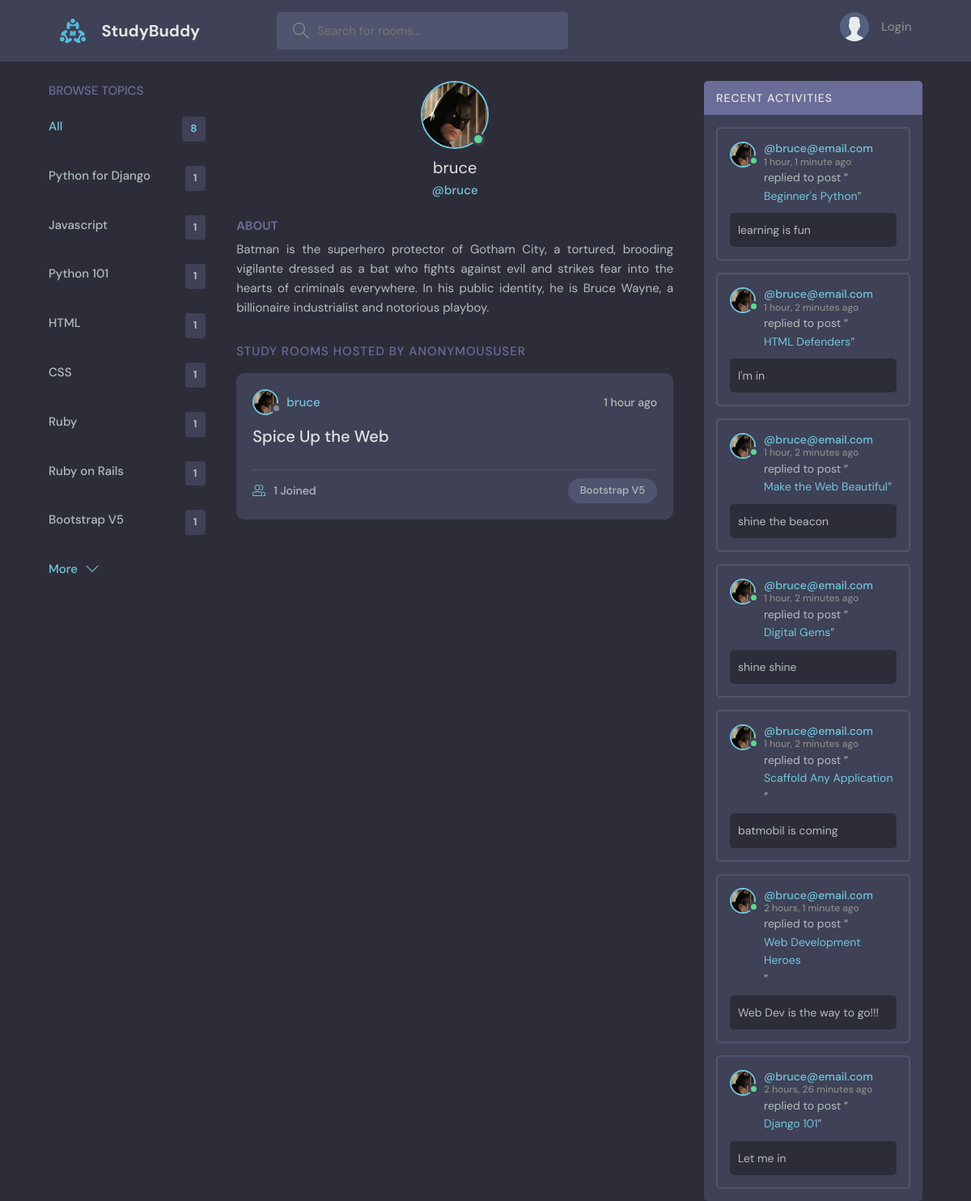
The app's page /profile/2/ with its own data.
### base/models.py (models this page shows, shortened)
class Topic(models.Model):
    name = models.CharField(max_length=200)

class User(AbstractUser):
    name=models.CharField(max_length=200, null=True)
    email=models.EmailField(unique=True, null=True)
    bio=models.TextField(null=True)
    avatar=models.ImageField(null=True, default="avatar.svg")
    USERNAME_FIELD = "email"
    REQUIRED_FIELDS = []

class Room(models.Model):
    host = models.ForeignKey(User, on_delete=models.SET_NULL, null=True)
    topic = models.ForeignKey(Topic, on_delete=models.SET_NULL, null=True)
    name = models.CharField(max_length=200)
    description = models.TextField(null=True, blank=True) # null for db; blank for form display
    participants = models.ManyToManyField(User, related_name="participants", blank=True)
    updated = models.DateTimeField(auto_now=True) # takes timestamp snapshot everytine
    created = models.DateTimeField(auto_now_add=True) # only takes timestamp snapshot on creation
    class Meta:
        ordering = ["-updated", "-created"]
    def __str__(self) -> str:
        return self.name #The __str__ method in Python represents the class objects as a string – it can be used for classes.

class Message(models.Model):
    user = models.ForeignKey(User, on_delete=models.CASCADE)
    room = models.ForeignKey(Room, on_delete=models.CASCADE)
    body = models.TextField()
    updated = models.DateTimeField(auto_now=True)
    created = models.DateTimeField(auto_now_add=True)
    class Meta:
        ordering = ["-updated", "-created"]

### base/views.py (the view)
# urls.py: path("profile/<str:pk>/", views.userProfile, name="user-profile"),
def userProfile(request, pk):
    user = User.objects.get(id=pk)
    rooms = user.room_set.all()
    room_messages = user.message_set.all()
    topics = Topic.objects.all()
    context = {"user":user, "rooms":rooms, "topics":topics, "room_messages": room_messages}
    return render(request, "base/profile.html", context)

### base/templates/base/profile.html (shortened to what this page needs)
{% extends "main.html" %}
{% block content %}
  <main class="profile-page layout layout--3">
    <div class="container">
      {% include 'base/topics_component.html'%}
      <div class="roomList">
        <div class="profile">
          <div class="profile__avatar">
            <div class="avatar avatar--large active">
              <img src="{{user.avatar.url}}" />
            </div>
          </div>
          <div class="profile__info">
            <h3>{{user.username}}</h3>
            <p>@{{user.username}}</p>
          </div>
          <div class="profile__about">
            <h3>About</h3>
            <p style="text-align:justify;">
              {{user.bio}}
            </p>
          </div>
        </div>
        <div class="roomList__header">
          <div>
            <h2>Study Rooms Hosted by {{request.user}}</a>
            </h2>
          </div>
        </div>
        {% include 'base/feed_component.html'%}
      </div>
      {% include 'base/activity_component.html' %}
    </div>
  </main>
  {% endblock content %}

### base/templates/base/topics_component.html
<div class="topics">
    <div class="topics__header">
      <h2>Browse Topics</h2>
    </div>
    <ul class="topics__list">
      <li>
        <a href="{% url 'home' %}" class="active">All <span>{{topics.count}}</span></a>
      </li>
      {% for topic in topics %}
      <li>
        <a href="{% url 'home' %}?q={{topic.name}}">{{topic.name}}<span>{{topic.room_set.all.count}}</span></a>
      </li>
      {% endfor %}
    </ul>
    <a class="btn btn--link" href="{% url 'topics' %}">
      More
      <svg version="1.1" xmlns="http://www.w3.org/2000/svg" width="32" height="32" viewBox="0 0 32 32">
        <title>chevron-down</title>
        <path d="M16 21l-13-13h-3l16 16 16-16h-3l-13 13z"></path>
      </svg>
    </a>
  </div>

### base/templates/base/feed_component.html (shortened to what this page needs)
{% for room in rooms %}
<div class="roomListRoom">
    <div class="roomListRoom__header">
      <a href="{% url 'user-profile' room.host.id %}" class="roomListRoom__author">
        <div class="avatar avatar--small">
          <img src="{{room.host.avatar.url}}" />
        </div>
        <span>{{room.host.username}}</span>
      </a>
      <div class="roomListRoom__actions">
        <span>{{room.created|timesince}} ago</span>
      </div>
    </div>
    <div class="roomListRoom__content">
      <a href="{% url 'room' room.id %}">{{room.name}}</a>
    </div>
    <div class="roomListRoom__meta">
      <a href="{% url 'room' room.id %}" class="roomListRoom__joined">
        {{room.participants.all.count}} Joined
      </a>
      <p class="roomListRoom__topic">{{room.topic.name}}</p>
    </div>
</div>
{% endfor %}

### base/templates/base/activity_component.html (shortened to what this page needs)
<div class="activities">
    <div class="activities__header">
      <h2>Recent Activities</h2>
    </div>
    {% for message in room_messages %}
    <div class="activities__box">
      <div class="activities__boxHeader roomListRoom__header">
        <a href="{% url 'user-profile' message.user.id %}" class="roomListRoom__author">
          <div class="avatar avatar--small active">
            <img src="{{message.user.avatar.url}}" />
          </div>
          <p>
            @{{message.user}}
            <span>{{message.created|timesince}} ago</span>
          </p>
        </a>
    </div>
      <div class="activities__boxContent">
        <p>replied to post “<a href="{% url 'room' message.room.id %}">{{message.room}}</a>”</p>
        <div class="activities__boxRoomContent">
            {{message.body}}
        </div>
      </div>
    </div>
    {% endfor %}
  </div>

### records on screen
Topic: name "Python for Django", room_set.all.count "1"
Topic: name "Javascript", room_set.all.count "1"
Topic: name "Python 101", room_set.all.count "1"
Topic: name "HTML", room_set.all.count "1"
Topic: name "CSS", room_set.all.count "1"
Topic: name "Ruby", room_set.all.count "1"
Topic: name "Ruby on Rails", room_set.all.count "1"
Topic: name "Bootstrap V5", room_set.all.count "1"
User: avatar (picture), username "bruce", bio "Batman is the superhero protector of Gotham City, a tortured, brooding vigilante dressed as a bat who fights against evil and strikes fear into the hearts of criminals everywhere. In his public identity, he is Bruce Wayne, a billionaire industrialist and notorious playboy."
Room: host.avatar (picture), host.username "bruce", created "1 hour", name "Spice Up the Web", participants.all.count "1", topic.name "Bootstrap V5"
Message: user.avatar (picture), user "bruce@email.com", created "1 hour, 1 minute", room "Beginner's Python", body "learning is fun"
Message: user.avatar (picture), user "bruce@email.com", created "1 hour, 2 minutes", room "HTML Defenders", body "I'm in"
Message: user.avatar (picture), user "bruce@email.com", created "1 hour, 2 minutes", room "Make the Web Beautiful", body "shine the beacon"
Message: user.avatar (picture), user "bruce@email.com", created "1 hour, 2 minutes", room "Digital Gems", body "shine shine"
Message: user.avatar (picture), user "bruce@email.com", created "1 hour, 2 minutes", room "Scaffold Any Application", body "batmobil is coming"
Message: user.avatar (picture), user "bruce@email.com", created "2 hours, 1 minute", room "Web Development Heroes", body "Web Dev is the way to go!!!"
Message: user.avatar (picture), user "bruce@email.com", created "2 hours, 26 minutes", room "Django 101", body "Let me in"

### other values on screen
{{ topics.count }} "8"
{{ request.user }} "ANONYMOUSUSER"
